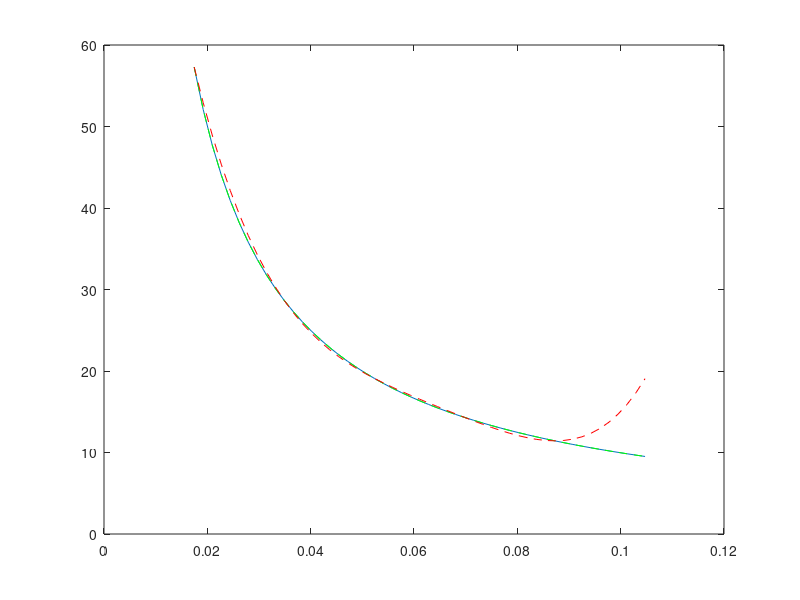

MATLAB code for this plot:
x = pi*(1:5)/180;
f= cot(x);
F = diag(f);

A = zeros(5);

A(1:5,1) = 1;
A(1:5,2) = x;
A(1:5,3) = -f;
A(1:5,4) = -F*x';
A(1:5,5) = -F*(x.^2)';

b= -x.^2;
D = zeros(5)
for i=1:5
        
    D(1:5,i) = x.^(i-1);
    
end

c = inv(A)*b'
c2 = inv(D)*f'

p = @(x) c(1) + c(2)*x + x.^2;
q = @(x) c(3) + c(4)*x + c(5)*x.^2;
p2 = @(x) c2(1) + c2(2)*x+c2(3)*x.^2 + c2(4)*x.^3 + c2(5)*x.^4

t = pi*(1:0.1:6)/180;

h = p(t)./q(t);
val = pi*2.5/180
error1 = abs((p(val)/q(val))-cot(val))
error2 = abs(p2(val)-cot(val))
plot(t,h)
hold('on')
plot(t,cot(t),'g--')
hold('on')
plot(t,p2(t),'r--')

